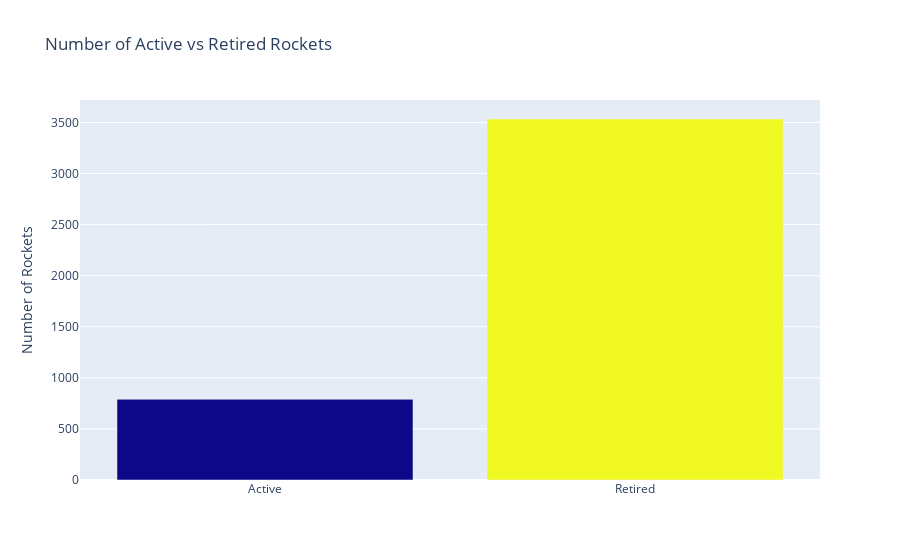

Notebook cell for this chart:
### Code cell
bar = px.bar(x=['Active', 'Retired'], 
             y=rocket_status, 
             color=rocket_status,
             title='Number of Active vs Retired Rockets')
bar.update_layout(xaxis_title='', 
                  yaxis_title='Number of Rockets', 
                  coloraxis_showscale=False)
bar.show()

### Figure 1 — Plotly figure (JSON) as saved in the notebook; plotly's stock layout.template omitted (floating-point values rounded to 4 significant figures)
{"data": [{"alignmentgroup": "True", "hovertemplate": "x=%{x}<br>y=%{y}<br>color=%{marker.color}<extra></extra>", "legendgroup": "", "marker": {"color": [790, 3534], "coloraxis": "coloraxis"}, "name": "", "offsetgroup": "", "orientation": "v", "showlegend": false, "textposition": "auto", "type": "bar", "x": ["Active", "Retired"], "xaxis": "x", "y": [790, 3534], "yaxis": "y"}], "layout": {"barmode": "relative", "coloraxis": {"colorbar": {"title": {"text": "color"}}, "colorscale": [[0, "#0d0887"], [0.1111, "#46039f"], [0.2222, "#7201a8"], [0.3333, "#9c179e"], [0.4444, "#bd3786"], [0.5556, "#d8576b"], [0.6667, "#ed7953"], [0.7778, "#fb9f3a"], [0.8889, "#fdca26"], [1, "#f0f921"]], "showscale": false}, "legend": {"tracegroupgap": 0}, "title": {"text": "Number of Active vs Retired Rockets"}, "xaxis": {"anchor": "y", "domain": [0, 1], "title": {"text": ""}}, "yaxis": {"anchor": "x", "domain": [0, 1], "title": {"text": "Number of Rockets"}}}}
